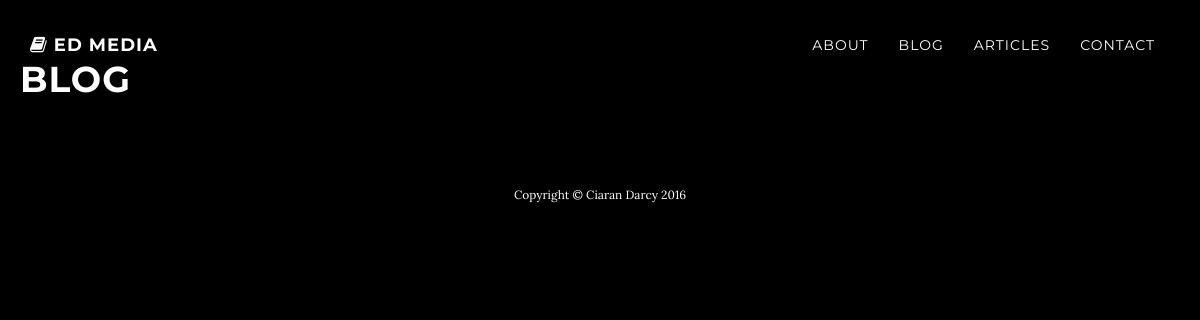
The page /blog/ on the database as committed earlier.
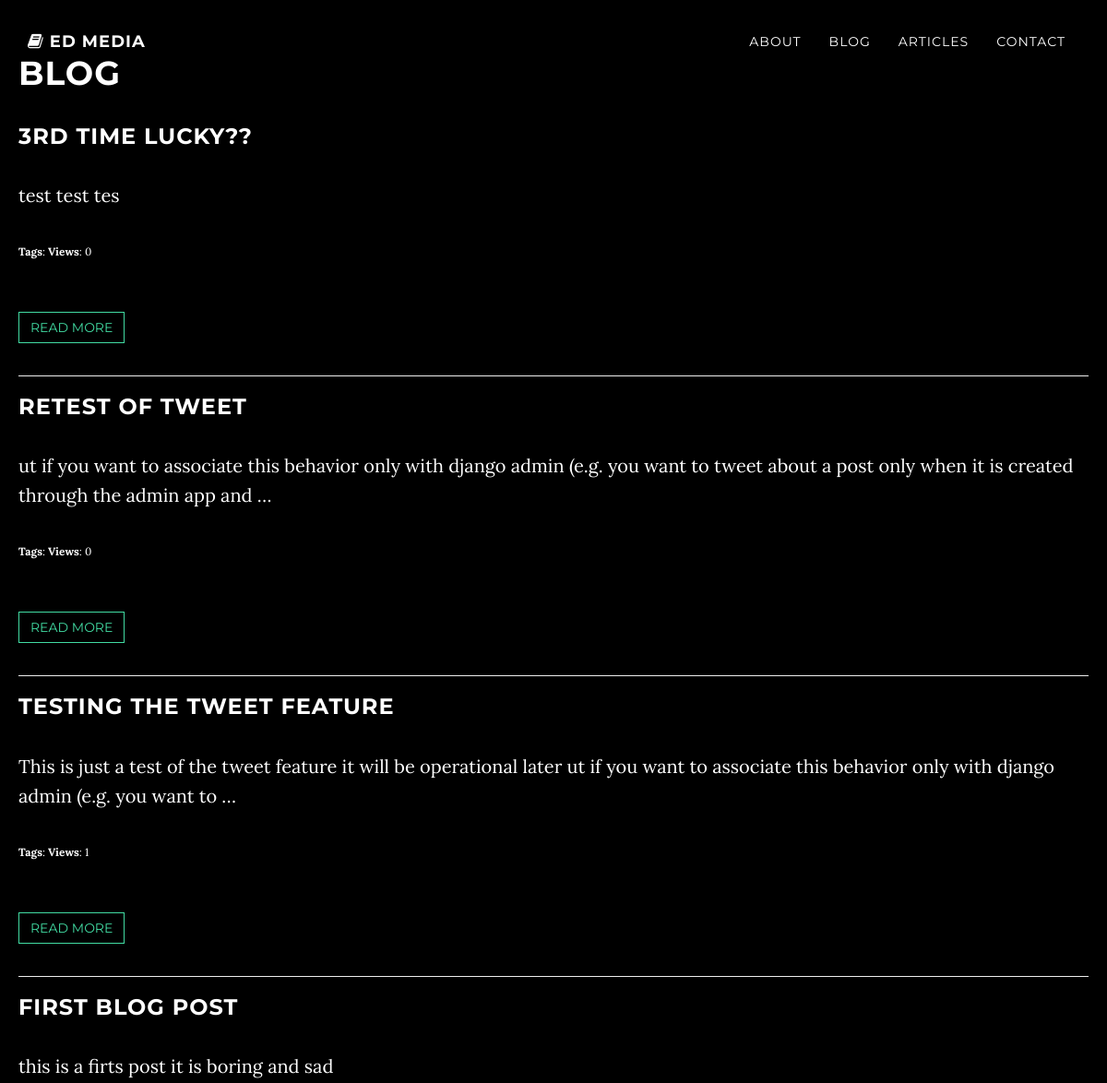
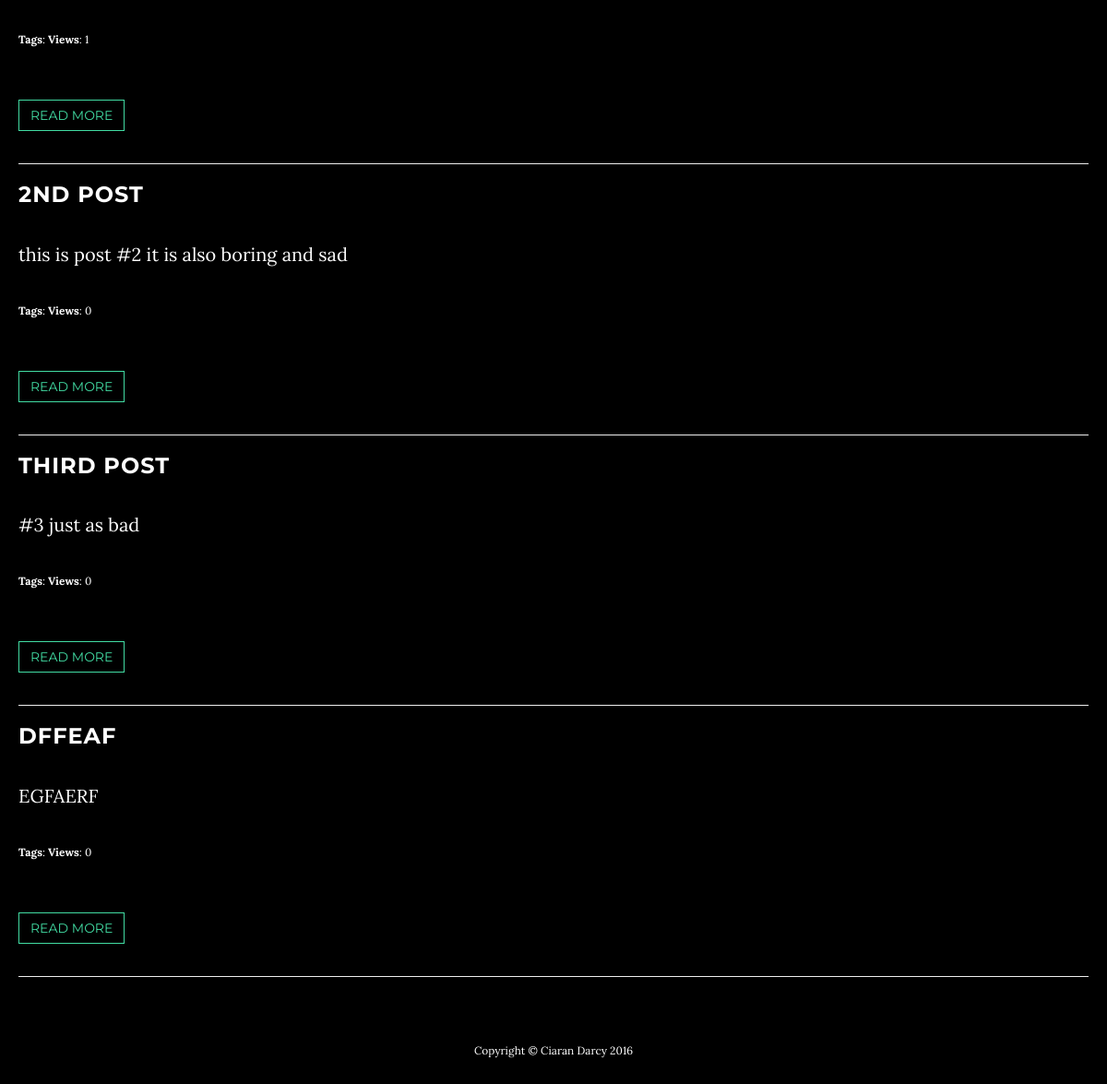
The same page on the database as committed later (2 pictures, top to bottom).
### blog/models.py (models this page shows, shortened)
class Post(models.Model):
    author = models.ForeignKey('auth.User')
    title = models.CharField(max_length=200)
    content = models.TextField()
    created_date = models.DateTimeField(default=timezone.now)
    published_date = models.DateTimeField(blank=True, null=True, default=timezone.now)
    views = models.IntegerField(default=0)
    tag = models.CharField(max_length=30, blank=True, null=True)
    image = models.ImageField(upload_to="images", blank=True, null=True)

### blog/views.py (the view)
# urls.py: url(r'^blog/$', views.post_list, name='blog'),
def post_list(request):
    posts = Post.objects.filter(published_date__lte=timezone.now()).order_by('-published_date')
    return render(request, "bloglist.html", {'posts': posts})

### blog/templates/bloglist.html
{% extends "base.html" %}
{% load staticfiles %}
{% block content %}
    <h1>Blog </h1>
    {% for post in posts %}
        <h3>{{ post.title }}</h3>
        <p>{{ post.content|truncatewords:30 }}</p>
        <p class="small"><strong>Tags</strong>: {{ post.tags }} <strong>Views</strong>: {{ post.views }}</p>
        <br>
         <p><button class=" btn btn-default" onclick="location.href='{{ post.id }}'">Read More</button>
        <hr>
    {% endfor %}
{% endblock %}

Rows that differ between the two databases and show on the page:
added Post: title "3RD TIME LUCKY??", content "test test tes", views "0"
added Post: title "RETEST OF TWEET", content "ut if you want to associate this behavior only with django admin (e.g. you want to tweet about a post only when it is created through the admin app and …", views "0"
added Post: title "TESTING THE TWEET FEATURE", content "This is just a test of the tweet feature it will be operational later ut if you want to associate this behavior only with django admin (e.g. you want to …", views "1"
now on this page (row edited): Post: title "FIRST BLOG POST", content "this is a firts post it is boring and sad", views "1"
now on this page (row edited): Post: title "2ND POST", content "this is post #2 it is also boring and sad", views "0"
now on this page (row edited): Post: title "THIRD POST", content "#3 just as bad", views "0"
now on this page (row edited): Post: title "DFFEAF", content "EGFAERF", views "0"
